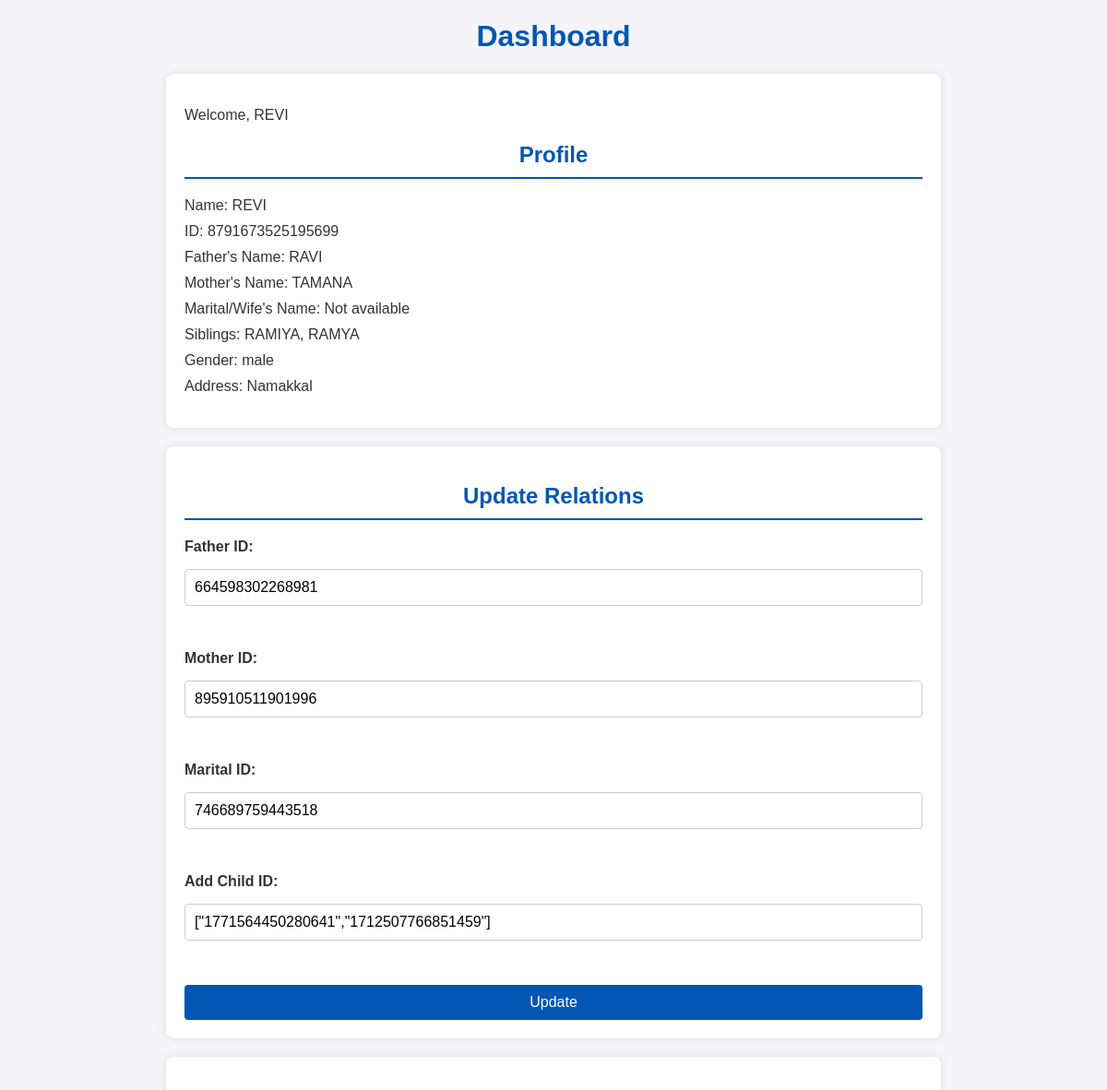
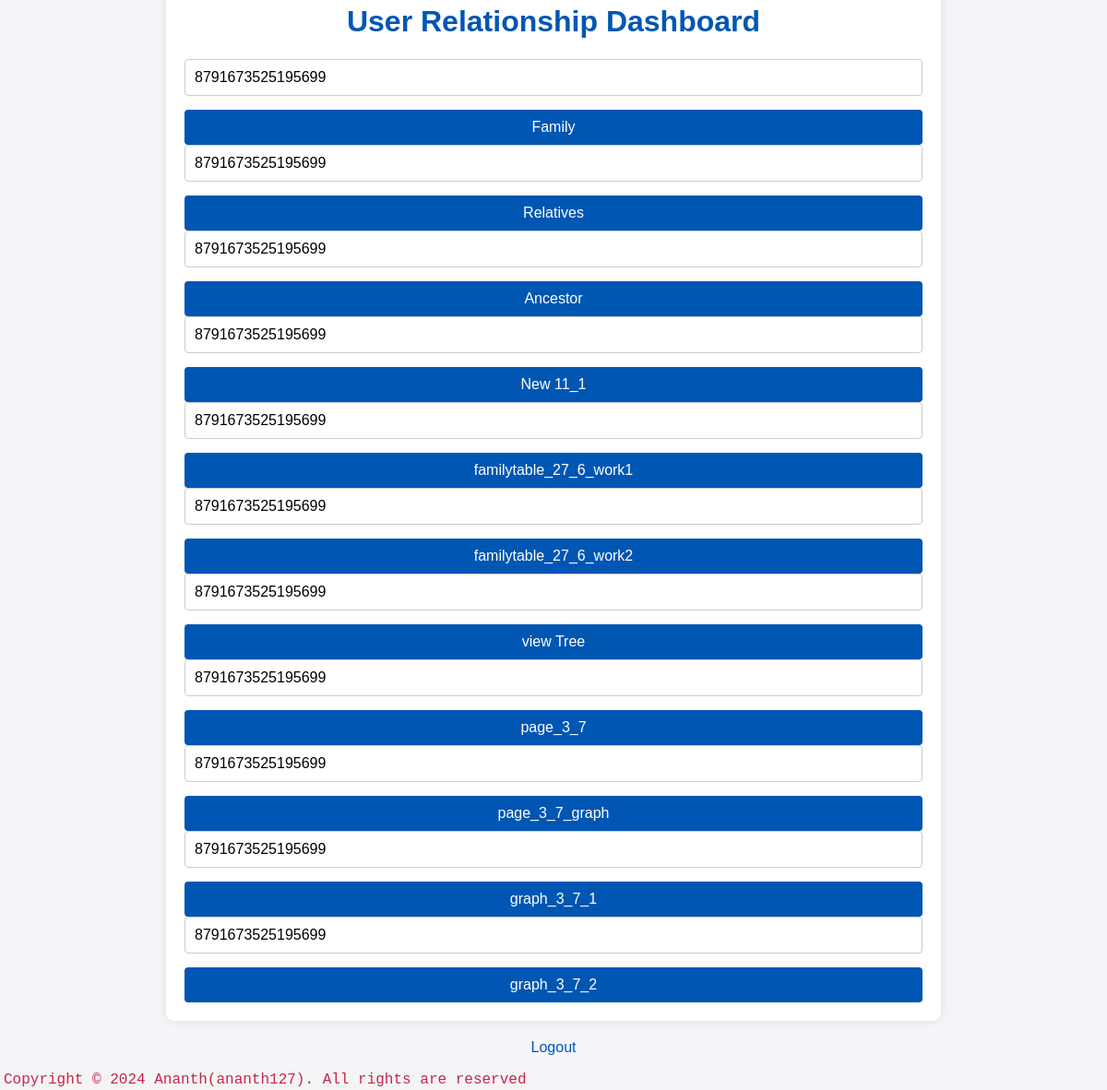
Screenshot of /Dashboard_old.php (signed in) with the database file from the repository (2 pictures, top to bottom).
### tables this page shows
CREATE TABLE `userss` (
  `id` bigint(20) NOT NULL,
  `name` varchar(255) DEFAULT NULL,
  `gender` varchar(10) DEFAULT NULL,
  `password` varchar(255) DEFAULT NULL,
  `address` text DEFAULT NULL,
  `dob` date DEFAULT NULL,
  `father_id` bigint(20) DEFAULT NULL,
  `mother_id` bigint(20) DEFAULT NULL,
  `marital_id` bigint(20) DEFAULT NULL,
  `CHILDRENS_ID` text DEFAULT NULL,
  `mobile_number` varchar(15) DEFAULT NULL
);

### Dashboard_old.php (the view, shortened to what this page needs)
<?php
$host = 'localhost';
$dbname = 'relationship';
$username = 'root';
$password = '';
$dsn = "mysql:host=$host;dbname=$dbname;charset=UTF8";
try {
    $pdo = new PDO($dsn, $username, $password);
    $pdo->setAttribute(PDO::ATTR_ERRMODE, PDO::ERRMODE_EXCEPTION);
} catch (PDOException $e) {
    die("Connection failed: " . $e->getMessage());
}
$stmt = $pdo->prepare("SELECT * FROM userss WHERE id = ?");
$stmt->execute([$_SESSION['user_id']]);
$user = $stmt->fetch(PDO::FETCH_ASSOC);
$relatives = ['father_id', 'mother_id', 'marital_id', 'CHILDRENS_ID'];
foreach ($relatives as $relative) {
    if (!empty($user[$relative])) {
        $rel_stmt = $pdo->prepare("SELECT name FROM userss WHERE id = ?");
        $rel_stmt->execute([$user[$relative]]);
        $rel_result = $rel_stmt->fetch(PDO::FETCH_ASSOC);
        $user[$relative . '_name'] = $rel_result['name'] ?? 'Not available';
    } else {
        $user[$relative . '_name'] = 'Not set';
    }
}
function fetchSiblings($pdo, $siblingsJson) {
    $siblings = [];
    if (!is_null($siblingsJson)) {
        $siblingIds = json_decode($siblingsJson, true);
        $placeholders = implode(',', array_fill(0, count($siblingIds), '?'));
        $stmt = $pdo->prepare("SELECT name FROM userss WHERE id IN ($placeholders)");
        $stmt->execute($siblingIds);
        if ($stmt->rowCount() > 0) {
            while ($result = $stmt->fetch(PDO::FETCH_ASSOC)) {
                $siblings[] = htmlspecialchars($result['name']);
            }
        }
    } else {
        return "No siblings available.";
    }
    return implode(', ', $siblings);
}
$user['siblings'] = fetchSiblings($pdo, $user['CHILDRENS_ID']);
?><!DOCTYPE html>
<html lang="en">
<head>
</head>
<body>
    <h1>Dashboard</h1>
    <div class="container">
        <p>Welcome, <?php echo htmlspecialchars($user['name']); ?></p>
        <h2>Profile</h2>
        <ul>
            <li>Name: <?php echo htmlspecialchars($user['name']); ?></li>
            <li>ID: <?php echo htmlspecialchars($user['id']); ?></li>
            <li>Father's Name: <?php echo htmlspecialchars($user['father_id_name']); ?></li>
            <li>Mother's Name: <?php echo htmlspecialchars($user['mother_id_name']); ?></li>
            <li>Marital/Wife's Name: <?php echo htmlspecialchars($user['marital_id_name']); ?></li>
            <li>Siblings: <?php echo htmlspecialchars($user['siblings']); ?></li>
            <li>Gender: <?php echo htmlspecialchars($user['gender']); ?></li>
            <li>Address: <?php echo htmlspecialchars($user['address']); ?></li>
        </ul>
    </div>
   <div class="container form-container">
    <h2>Update Relations</h2>
    <form action="" method="post">
        <label for="father_id">Father ID:</label>
        <input type="text" id="father_id" name="father_id" value="<?php echo isset($user['father_id']) ? htmlspecialchars($user['father_id']) : ''; ?>"><br>
        <label for="mother_id">Mother ID:</label>
        <input type="text" id="mother_id" name="mother_id" value="<?php echo isset($user['mother_id']) ? htmlspecialchars($user['mother_id']) : ''; ?>"><br>
        <label for="marital_id">Marital ID:</label>
        <input type="text" id="marital_id" name="marital_id" value="<?php echo isset($user['marital_id']) ? htmlspecialchars($user['marital_id']) : ''; ?>"><br>
        <label for="new_child_id">Add Child ID:</label>
        <input type="text" id="new_child_id" name="new_child_id" value="<?php echo isset($user['CHILDRENS_ID']) ? htmlspecialchars($user['CHILDRENS_ID']) : ''; ?>"><br>
        <button type="submit">Update</button>
    </form>
</div>
    <div class="container">
        <h1>User Relationship Dashboard</h1>
    <div>
        <form action="Table.php" method="post">
            <input type="text" name="personId" value="<?php echo $user['id']; ?>">
            <button type="submit">Family</button>
        </form>
    </div>
    <div>
        <form action="parchil1.php" method="post">
            <input type="text" name="personId" value="<?php echo $user['id']; ?>">
            <button type="submit">Relatives</button>
        </form>
        <form action="parchil2_ancestor.php" method="post">
            <input type="text" name="personId" value="<?php echo $user['id']; ?>">
            <button type="submit">Ancestor</button>
        </form>
        <form action="new_11_1.php" method="post">
            <input type="text" name="personId" value="<?php echo $user['id']; ?>">
            <button type="submit">New 11_1</button>
        </form>
        <form action="familytable_27_6_work1.php" method="post">
            <input type="text" name="personId" value="<?php echo $user['id']; ?>">
            <button type="submit">familytable_27_6_work1</button>
        </form>
        <form action="familytable_27_6_work2.php" method="post">
            <input type="text" name="personId" value="<?php echo $user['id']; ?>">
            <button type="submit">familytable_27_6_work2</button>
        </form>
        <form action="view.php" method="post">
            <input type="text" name="personId" value="<?php echo $user['id']; ?>">
            <button type="submit">view Tree</button>
        </form>
        <form action="page_3_7.php" method="post">
            <input type="text" name="personId" value="<?php echo $user['id']; ?>">
            <button type="submit">page_3_7</button>
        </form>
        <form action="page_3_7_graph.php" method="post">
            <input type="text" name="personId" value="<?php echo $user['id']; ?>">
            <button type="submit">page_3_7_graph</button>
        </form>
        <form action="graph_3_7_1.php" method="post">
            <input type="text" name="personId" value="<?php echo $user['id']; ?>">
            <button type="submit">graph_3_7_1</button>
        </form>
        <form action="graph_3_7_2.php" method="post">
            <input type="text" name="personId" value="<?php echo $user['id']; ?>">
            <button type="submit">graph_3_7_2</button>
        </form>
        </div>
    </div>
    <p class="logout-link"><a href="Dashboard.php?logout">Logout</a></p>
</body>
<footer><a style="font-family: 'Courier New', Courier, monospace; background-color: #f4f4f4;  border-radius: 4px; padding: 2px 4px; color: #c7254e; text-decoration: none;" href="https://see-through-headset.000webhostapp.com/data/FAMILY%20RELATIONSHIP%20MANAGEMENT.pdf">Copyright © 2024 Ananth(ananth127). All rights are reserved
</a></footer>
</html>

### Dashboard_old.php (style rules this page uses)
body { font-family: 'Arial', sans-serif; background-color: #f4f4f9; margin: 0; padding: 0; color: #333; }
h1, h2 { color: #0056b3; text-align: center; }
ul { list-style-type: none; padding: 0; }
li { margin: 10px 0; }
.container { width: 80%; max-width: 800px; margin: 20px auto; padding: 20px; background: #ffffff; box-shadow: 0 0 10px rgba(0,0,0,0.1); border-radius: 8px; }
.container h2 { border-bottom: 2px solid #0056b3; padding-bottom: 10px; margin-bottom: 20px; }
form { display: flex; flex-direction: column; gap: 15px; }
form label { font-weight: bold; }
form input[type="text"] { padding: 10px; border: 1px solid #ccc; border-radius: 4px; font-size: 16px; }
form button { padding: 10px 15px; background-color: #0056b3; color: white; border: none; border-radius: 4px; cursor: pointer; font-size: 16px; }
.form-container { margin-top: 20px; }
a { color: #0056b3; text-decoration: none; }
.logout-link { display: block; text-align: center; margin-top: 20px; }

### rows the page displays
userss: name "REVI", id "8791673525195699", gender "male", address "Namakkal", father_id "664598302268981", mother_id "895910511901996", marital_id "746689759443518", new_child_id "[\"1771564450280641\",\"1712507766851459\"]", personId "8791673525195699"

### other values shown
$user['father_id_name'] "RAVI"
$user['mother_id_name'] "TAMANA"
$user['marital_id_name'] "Not available"
$user['siblings'] "RAMIYA, RAMYA"
